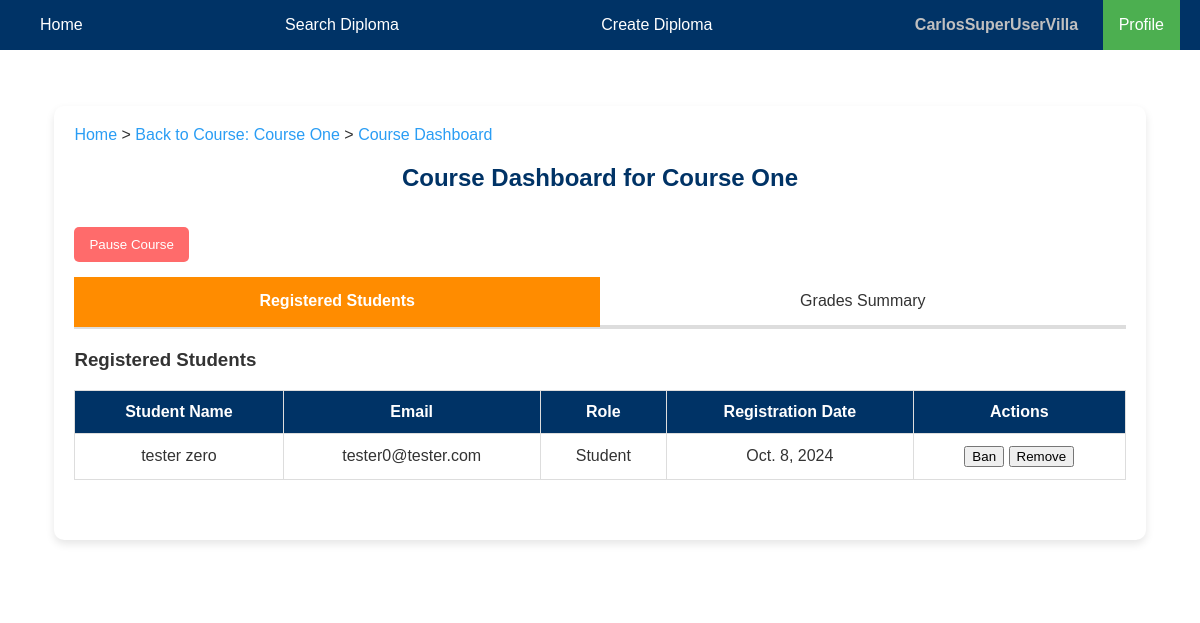
/course/1/dashboard/ (signed in), run on an earlier commit of the app's database.
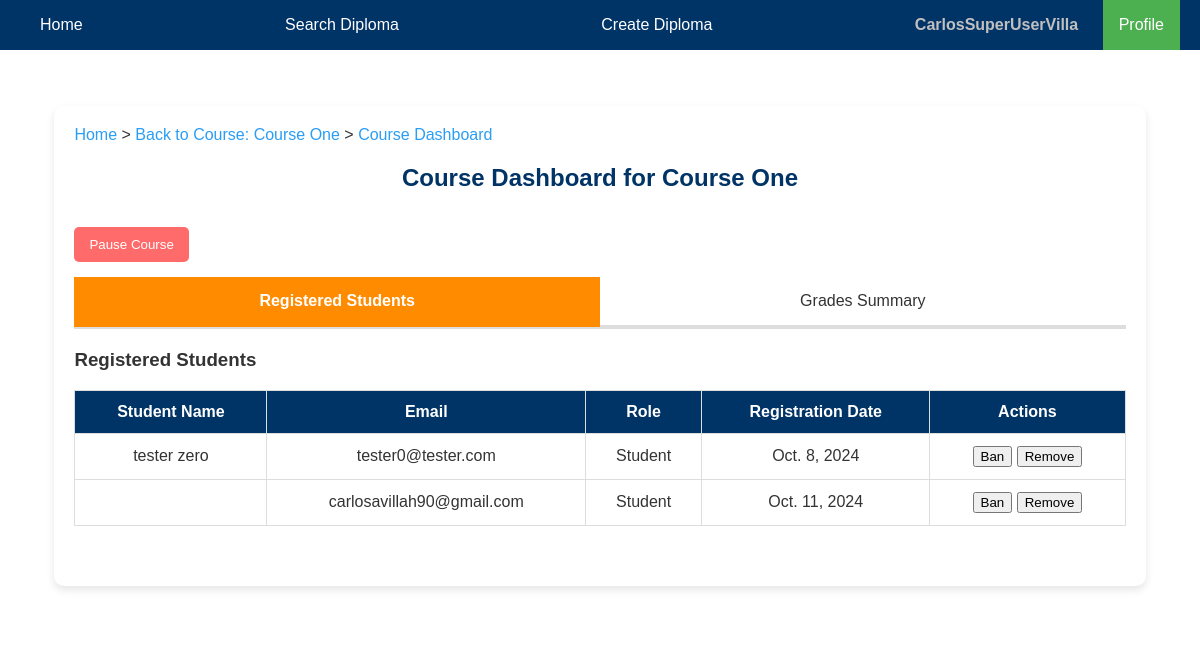
And on a later commit of the database.
### edu_core/models.py (models this page shows)
class Registration(models.Model):
    STUDENT = 'student'
    PROFESSOR = 'professor'
    ROLE_CHOICES = [
        (STUDENT, 'Student'),
        (PROFESSOR, 'Professor'),
    ]
    student = models.ForeignKey(CustomUser, on_delete=models.CASCADE, related_name='course_registrations')
    course = models.ForeignKey(Course, on_delete=models.CASCADE, related_name='registrations')
    registration_date = models.DateField(auto_now_add=True)
    role = models.CharField(max_length=10, choices=ROLE_CHOICES, default=STUDENT)
    is_banned = models.BooleanField(default=False)

class CustomUser(AbstractUser):
    STUDENT = 'student'
    PROFESSOR = 'professor'
    MODERATOR = 'moderator'
    USER_TYPE_CHOICES = [
        (STUDENT, 'Student'),
        (PROFESSOR, 'Professor'),
        (MODERATOR, 'Moderator'),
    ]
    user_type = models.CharField(max_length=10, choices=USER_TYPE_CHOICES, default=STUDENT)

### edu_core/views/course_views.py (the view)
# urls.py: path('course/<int:course_id>/dashboard/', course_dashboard, name='course_dashboard'),
@login_required
def course_dashboard(request, course_id):
    course = get_object_or_404(Course, id=course_id)
    if request.user != course.author and not request.user.is_superuser:
        return redirect('home')
    registered_students = Registration.objects.filter(course=course).select_related('student')
    lessons = course.lessons.all()
    summary_data = []
    for student_registration in registered_students:
        student = student_registration.student
        student_activities = []
        for lesson in lessons:
            lesson_activities = lesson.activities.all()
            highest_grade = Grade.objects.filter(activity__in=lesson_activities, student=student).aggregate(Max('score'))['score__max']
            student_activities.append({
                'lesson': lesson,
                'highest_grade': highest_grade
            })
        highest_grades = Grade.objects.filter(activity__lesson__course=course, student=student).values('activity').annotate(max_score=Max('score')).values_list('max_score', flat=True)
        average_score = sum(highest_grades) / len(highest_grades) if highest_grades else None
        summary_data.append({
            'student': student,
            'student_activities': student_activities,
            'average_score': average_score
        })
    class_averages = []
    for lesson in lessons:
        lesson_activities = lesson.activities.all()
        highest_grades = Grade.objects.filter(activity__in=lesson_activities).values('student').annotate(max_score=Max('score')).values_list('max_score', flat=True)
        lesson_average = sum(highest_grades) / len(highest_grades) if highest_grades else None
        class_averages.append({
            'lesson': lesson,
            'class_average': lesson_average
        })
    context = {
        'course': course,
        'registered_students': registered_students,
        'summary_data': summary_data,
        'class_averages': class_averages,
    }
    return render(request, 'edu_core/course/course_dashboard.html', context)

### edu_core/templates/edu_core/course/course_dashboard.html (shortened to what this page needs)
{% extends "edu_core/base.html" %}
{% load static %}
{% block content %}
<link rel="stylesheet" href="{% static 'edu_core/css/course_dashboard.css' %}" type="text/css">
<div class="course-dashboard-container">
    <nav class="breadcrumb-nav">
        <a href="{% url 'home' %}" class="breadcrumb">Home</a> &gt;
        <a href="{% url 'course_detail' course.id %}" class="breadcrumb">Back to Course: {{ course.name }}</a> &gt;
        <span class="breadcrumb current">Course Dashboard</span>
    </nav>
    <h2 class="dashboard-header">Course Dashboard for {{ course.name }}</h2>
    <form id="pause-course-form">
        <div class="pause-course-container">
            <button
                class="btn {% if course.paused %}resume-btn{% else %}pause-btn{% endif %}"
                onclick="toggleCourseStatus('{{ course.id }}', {{ course.paused|yesno:"false,true" }})">
                {% if course.paused %}Resume Course{% else %}Pause Course{% endif %}
            </button>
        </div>
    </form>
    <div class="tabs-container">
        <div class="tab active" onclick="openTab(event, 'registered-students')">Registered Students</div>
        <div class="tab" onclick="openTab(event, 'grades-summary')">Grades Summary</div>
    </div>
    <div id="registered-students" class="tab-content active">
        <h3>Registered Students</h3>
        <table class="course-summary-table">
            <thead>
                <tr>
                    <th>Student Name</th>
                    <th>Email</th>
                    <th>Role</th>
                    <th>Registration Date</th>
                    <th>Actions</th>
                </tr>
            </thead>
            <tbody>
                {% for registration in registered_students %}
                <tr>
                    <td>{{ registration.student.get_full_name }}</td>
                    <td>{{ registration.student.email }}</td>
                    <td>{{ registration.get_role_display }}</td>
                    <td>{{ registration.registration_date }}</td>
                    <td>
                        <button class="btn ban-btn"
                                onclick="toggleBan('{{ registration.id }}', {{ registration.is_banned|yesno:"true,false" }})">
                            {% if registration.is_banned %}Unban{% else %}Ban{% endif %}
                        </button>
                        <button class="btn remove-btn"
                                onclick="removeStudent('{{ registration.id }}')"
                                {% if registration.is_banned %}disabled{% endif %}>
                            Remove
                        </button>
                    </td>
                </tr>
                {% empty %}
                <tr>
                    <td colspan="5">No students registered for this course yet.</td>
                </tr>
                {% endfor %}
            </tbody>
        </table>
    </div>
</div>
{% endblock %}

What changed in the data, as far as the page shows it:
added Registration: student.email "carlosavillah90@gmail.com", role "Student", registration_date "Oct. 11, 2024", is_banned "Ban"
